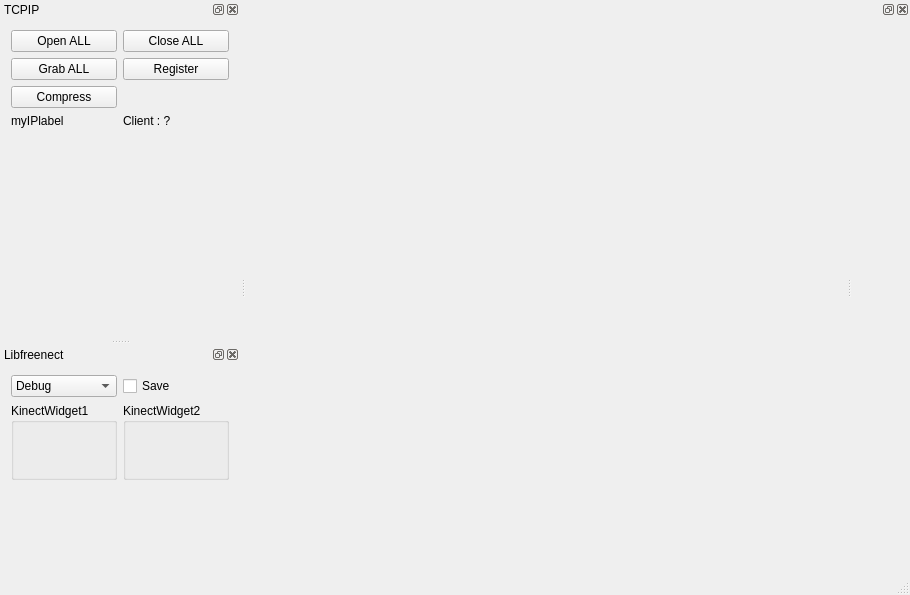
<?xml version="1.0" encoding="UTF-8"?>
<ui version="4.0">
 <class>ServerWindow</class>
 <widget class="QMainWindow" name="ServerWindow">
  <property name="geometry">
   <rect>
    <x>0</x>
    <y>0</y>
    <width>910</width>
    <height>595</height>
   </rect>
  </property>
  <property name="windowTitle">
   <string>MultiKinect TCPIP</string>
  </property>
  <widget class="QWidget" name="centralWidget">
   <property name="minimumSize">
    <size>
     <width>0</width>
     <height>0</height>
    </size>
   </property>
   <layout class="QGridLayout" name="gridLayout"/>
  </widget>
  <widget class="QMenuBar" name="menuBar">
   <property name="geometry">
    <rect>
     <x>0</x>
     <y>0</y>
     <width>910</width>
     <height>25</height>
    </rect>
   </property>
  </widget>
  <widget class="QStatusBar" name="statusBar"/>
  <widget class="QDockWidget" name="dockWidget_Viewer">
   <attribute name="dockWidgetArea">
    <number>2</number>
   </attribute>
   <widget class="QWidget" name="dockWidgetContents">
    <layout class="QGridLayout" name="gridLayout_7">
     <item row="0" column="0">
      <widget class="CloudViewer" name="myCloudViewer" native="true"/>
     </item>
    </layout>
   </widget>
  </widget>
  <widget class="QDockWidget" name="dockWidget_TCPIP">
   <property name="windowTitle">
    <string>TCPIP</string>
   </property>
   <attribute name="dockWidgetArea">
    <number>1</number>
   </attribute>
   <widget class="QWidget" name="dockWidgetContents_2">
    <layout class="QGridLayout" name="gridLayout_6">
     <item row="0" column="1">
      <widget class="QPushButton" name="pushButton_closeall">
       <property name="text">
        <string>Close ALL</string>
       </property>
      </widget>
     </item>
     <item row="0" column="0">
      <widget class="QPushButton" name="pushButton_openall">
       <property name="text">
        <string>Open ALL</string>
       </property>
      </widget>
     </item>
     <item row="4" column="0">
      <spacer name="verticalSpacer">
       <property name="orientation">
        <enum>Qt::Vertical</enum>
       </property>
       <property name="sizeHint" stdset="0">
        <size>
         <width>20</width>
         <height>40</height>
        </size>
       </property>
      </spacer>
     </item>
     <item row="3" column="1">
      <widget class="QLabel" name="label_ClientState">
       <property name="text">
        <string>Client : ?</string>
       </property>
      </widget>
     </item>
     <item row="1" column="1">
      <widget class="QPushButton" name="pushButton_registrer">
       <property name="text">
        <string>Register</string>
       </property>
      </widget>
     </item>
     <item row="3" column="0">
      <widget class="QLabel" name="label_IP">
       <property name="text">
        <string>myIPlabel</string>
       </property>
      </widget>
     </item>
     <item row="1" column="0">
      <widget class="QPushButton" name="pushButton_graball">
       <property name="text">
        <string>Grab ALL</string>
       </property>
      </widget>
     </item>
     <item row="2" column="0">
      <widget class="QPushButton" name="pushButton_compress">
       <property name="text">
        <string>Compress</string>
       </property>
      </widget>
     </item>
    </layout>
   </widget>
  </widget>
  <widget class="QDockWidget" name="dockWidget_Kinect">
   <property name="windowTitle">
    <string>Libfreenect</string>
   </property>
   <attribute name="dockWidgetArea">
    <number>1</number>
   </attribute>
   <widget class="QWidget" name="dockWidgetContents_3">
    <layout class="QGridLayout" name="gridLayout_2">
     <item row="1" column="1">
      <widget class="QGroupBox" name="groupBox_3">
       <property name="title">
        <string>KinectWidget2</string>
       </property>
       <layout class="QGridLayout" name="gridLayout_3">
        <item row="0" column="0">
         <widget class="KinectWidget" name="myKinectWidget2" native="true"/>
        </item>
       </layout>
      </widget>
     </item>
     <item row="1" column="0">
      <widget class="QGroupBox" name="groupBox_2">
       <property name="title">
        <string>KinectWidget1</string>
       </property>
       <layout class="QGridLayout" name="gridLayout_5">
        <item row="0" column="0">
         <widget class="KinectWidget" name="myKinectWidget1" native="true"/>
        </item>
       </layout>
      </widget>
     </item>
     <item row="0" column="0">
      <widget class="QComboBox" name="comboBox_log">
       <item>
        <property name="text">
         <string>Debug</string>
        </property>
       </item>
       <item>
        <property name="text">
         <string>Info</string>
        </property>
       </item>
       <item>
        <property name="text">
         <string>Warning</string>
        </property>
       </item>
       <item>
        <property name="text">
         <string>Error</string>
        </property>
       </item>
       <item>
        <property name="text">
         <string>None</string>
        </property>
       </item>
      </widget>
     </item>
     <item row="0" column="1">
      <widget class="QCheckBox" name="checkBox_save">
       <property name="text">
        <string>Save</string>
       </property>
      </widget>
     </item>
     <item row="2" column="0" colspan="2">
      <widget class="LogWidget" name="logWidget_server" native="true"/>
     </item>
    </layout>
   </widget>
  </widget>
 </widget>
 <layoutdefault spacing="6" margin="11"/>
 <customwidgets>
  <customwidget>
   <class>KinectWidget</class>
   <extends>QWidget</extends>
   <header>KinectWidget.h</header>
   <container>1</container>
   <slots>
    <signal>PCGrabbedsignal(PointCloudT::Ptr)</signal>
    <slot>OpenKinect()</slot>
    <slot>CloseKinect()</slot>
    <slot>GrabKinect()</slot>
   </slots>
  </customwidget>
  <customwidget>
   <class>CloudViewer</class>
   <extends>QWidget</extends>
   <header>CloudViewer.h</header>
   <container>1</container>
   <slots>
    <slot>showPC(PointCloudT::Ptr)</slot>
   </slots>
  </customwidget>
  <customwidget>
   <class>LogWidget</class>
   <extends>QWidget</extends>
   <header>LogWidget.h</header>
   <container>1</container>
  </customwidget>
 </customwidgets>
 <resources/>
 <connections>
  <connection>
   <sender>pushButton_openall</sender>
   <signal>clicked()</signal>
   <receiver>myKinectWidget1</receiver>
   <slot>OpenKinect()</slot>
   <hints>
    <hint type="sourcelabel">
     <x>101</x>
     <y>80</y>
    </hint>
    <hint type="destinationlabel">
     <x>101</x>
     <y>541</y>
    </hint>
   </hints>
  </connection>
  <connection>
   <sender>pushButton_openall</sender>
   <signal>clicked()</signal>
   <receiver>myKinectWidget2</receiver>
   <slot>OpenKinect()</slot>
   <hints>
    <hint type="sourcelabel">
     <x>114</x>
     <y>79</y>
    </hint>
    <hint type="destinationlabel">
     <x>253</x>
     <y>552</y>
    </hint>
   </hints>
  </connection>
  <connection>
   <sender>pushButton_closeall</sender>
   <signal>clicked()</signal>
   <receiver>myKinectWidget1</receiver>
   <slot>CloseKinect()</slot>
   <hints>
    <hint type="sourcelabel">
     <x>237</x>
     <y>70</y>
    </hint>
    <hint type="destinationlabel">
     <x>123</x>
     <y>552</y>
    </hint>
   </hints>
  </connection>
  <connection>
   <sender>pushButton_closeall</sender>
   <signal>clicked()</signal>
   <receiver>myKinectWidget2</receiver>
   <slot>CloseKinect()</slot>
   <hints>
    <hint type="sourcelabel">
     <x>258</x>
     <y>79</y>
    </hint>
    <hint type="destinationlabel">
     <x>253</x>
     <y>552</y>
    </hint>
   </hints>
  </connection>
  <connection>
   <sender>pushButton_graball</sender>
   <signal>clicked()</signal>
   <receiver>myKinectWidget1</receiver>
   <slot>GrabKinect()</slot>
   <hints>
    <hint type="sourcelabel">
     <x>97</x>
     <y>116</y>
    </hint>
    <hint type="destinationlabel">
     <x>123</x>
     <y>552</y>
    </hint>
   </hints>
  </connection>
  <connection>
   <sender>pushButton_graball</sender>
   <signal>clicked()</signal>
   <receiver>myKinectWidget2</receiver>
   <slot>GrabKinect()</slot>
   <hints>
    <hint type="sourcelabel">
     <x>127</x>
     <y>112</y>
    </hint>
    <hint type="destinationlabel">
     <x>253</x>
     <y>552</y>
    </hint>
   </hints>
  </connection>
  <connection>
   <sender>myKinectWidget2</sender>
   <signal>PCGrabbedsignal(PointCloudT::Ptr)</signal>
   <receiver>myCloudViewer</receiver>
   <slot>showPC(PointCloudT::Ptr)</slot>
   <hints>
    <hint type="sourcelabel">
     <x>227</x>
     <y>499</y>
    </hint>
    <hint type="destinationlabel">
     <x>884</x>
     <y>506</y>
    </hint>
   </hints>
  </connection>
  <connection>
   <sender>myKinectWidget1</sender>
   <signal>PCGrabbedsignal(PointCloudT::Ptr)</signal>
   <receiver>myCloudViewer</receiver>
   <slot>showPC(PointCloudT::Ptr)</slot>
   <hints>
    <hint type="sourcelabel">
     <x>76</x>
     <y>527</y>
    </hint>
    <hint type="destinationlabel">
     <x>862</x>
     <y>531</y>
    </hint>
   </hints>
  </connection>
 </connections>
 <slots>
  <slot>OpenAllDevices()</slot>
  <slot>CloseAllDevices()</slot>
  <slot>GrabAllDevices()</slot>
  <slot>TransformationChanged(TransformT)</slot>
 </slots>
</ui>
